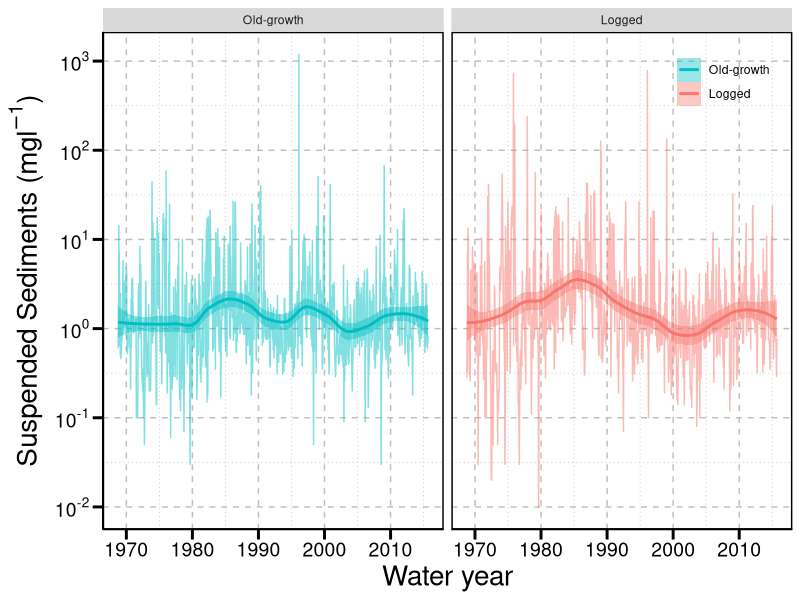
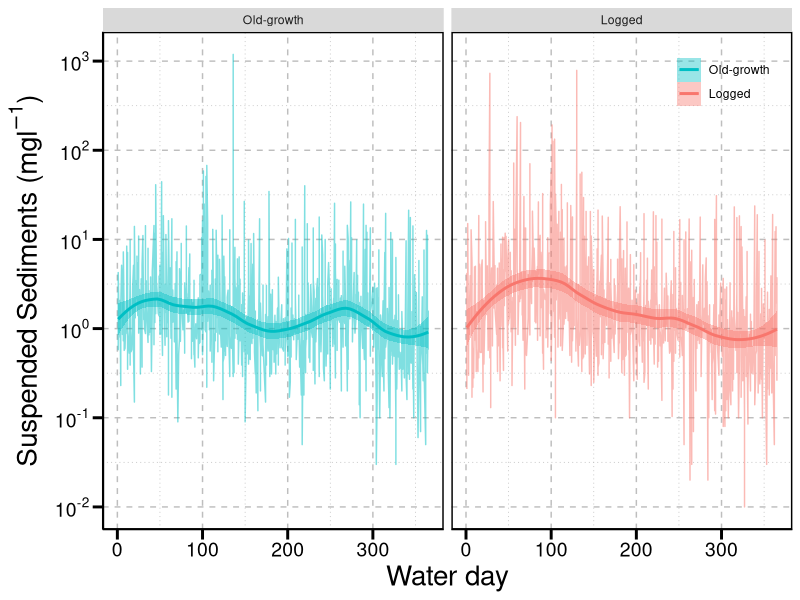
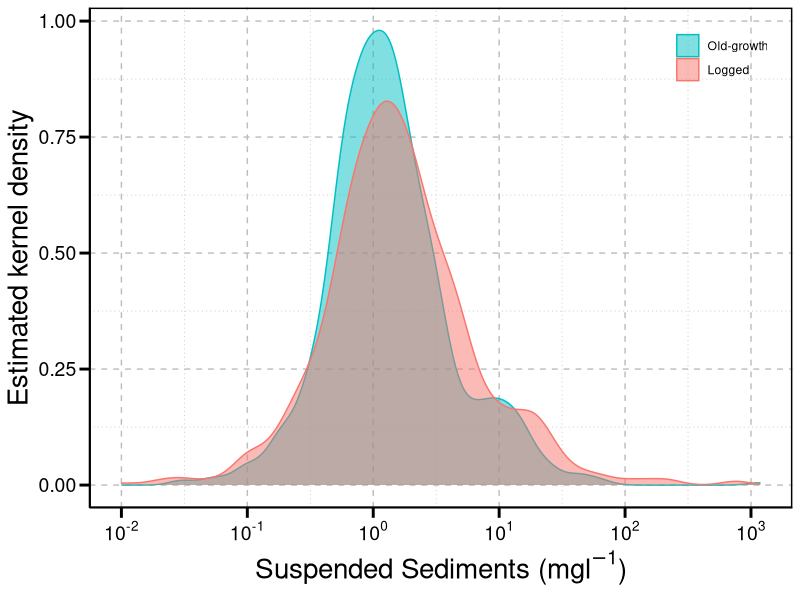
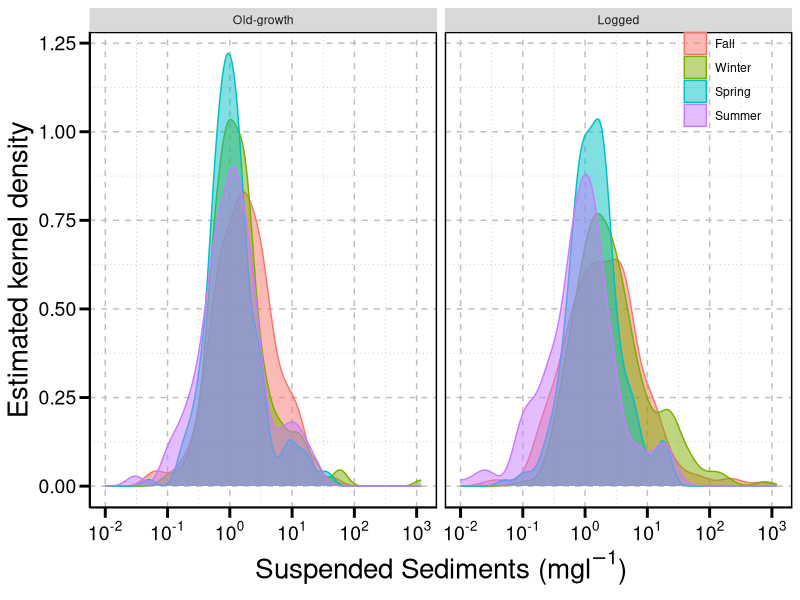
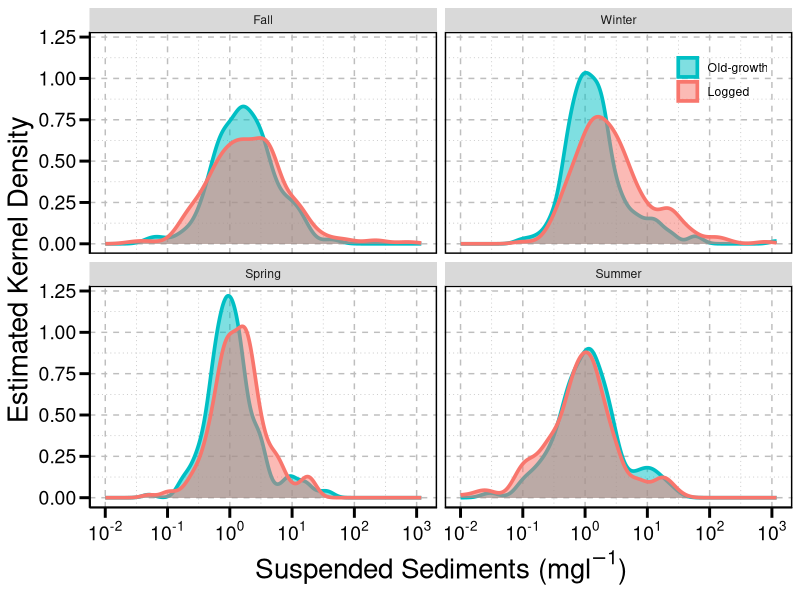

The R script that drew these images, in order:
## ---- chunk 1
library(ggplot2)
library(dplyr)
library(lubridate)
library(scales)
## ---- chunk 2
#Defining a common theme for our graphics
theme_fg = theme(axis.text=element_text(colour="black",size=14),
                 axis.title.y = element_text(size = 20),
                 axis.title.x = element_text(size = 20),
                 panel.grid.minor= element_line(colour = "gray", linetype = "dotted"), 
                 panel.grid.major = element_line(colour = "gray", linetype = "dashed"),
                 panel.border = element_rect(fill=NA, colour = "black", size=1),
                 panel.background=element_blank(),
                 axis.ticks.length = unit(0.254, "cm"),
                 axis.ticks = element_line(colour = "black", size=1), 
                 axis.line = element_line(colour = "black"),
                 legend.position = c(.90,.90),
                 legend.direction = "vertical",
                 legend.background = element_rect(fill=alpha(0.1)),
                 legend.title = element_blank())
## ---- chunk 3
#Loading the data and making some internal arrangement
hjs <- read.csv("220621_fho_hjandrews.csv")
hjs$dt <- as.Date(hjs$dt, origin = "1899-12-30", format = "%Y-%m-%d")
hjs$ws.f <- factor(hjs$ws.f,levels = c("Old-growth","Logged"))
hjs$ssn <- factor(hjs$ssn,levels = c("Fall","Winter","Spring","Summer"))
## ---- chunk 4
dat_tss_fig <- ggplot(hjs, aes(y=sed.mg_l, x= dt, color = ws.f, fill = ws.f))+
  geom_line(alpha=0.5)+
  # geom_point(alpha = 0.5)+
  geom_smooth(span = 0.35)+
  scale_x_date()+
  scale_y_log10(breaks = trans_breaks("log10", function(x) 10^x),
    labels = trans_format("log10", math_format(10^.x)))+ #the function trans_breaks comes with the package scales
  xlab("Water year")+
  ylab(expression(paste("Suspended Sediments (mg",l^{-1}, ")")))+
  scale_color_manual(values = c("#00BFC4","#F8766D"))+
  scale_fill_manual(values = c("#00BFC4","#F8766D"))+
  facet_wrap(~ws.f)+
  theme_fg
dat_tss_fig
## ---- chunk 5
day_tss_fig <- ggplot(hjs, aes(y=sed.mg_l, x= wd, color = ws.f, fill = ws.f))+
  geom_line(alpha=0.5)+
  # geom_point(alpha = 0.5)+
  geom_smooth(span = 0.35)+
  scale_y_log10(breaks = trans_breaks("log10", function(x) 10^x),
    labels = trans_format("log10", math_format(10^.x)))+
  xlab("Water day")+
  ylab(expression(paste("Suspended Sediments (mg",l^{-1}, ")")))+
  scale_color_manual(values = c("#00BFC4","#F8766D"))+
  scale_fill_manual(values = c("#00BFC4","#F8766D"))+
  facet_wrap(~ws.f)+
  theme_fg
day_tss_fig
## ---- chunk 6
hist_tss_fig <- ggplot(hjs, aes(x=sed.mg_l, color = ws.f, fill = ws.f))+
  # geom_histogram(alpha = 0.5)+
  geom_density(alpha = 0.5)+
  scale_x_log10(breaks = trans_breaks("log10", function(x) 10^x),
    labels = trans_format("log10", math_format(10^.x)))+
  # ylab("Frequency")+
  ylab("Estimated kernel density")+
  xlab(expression(paste("Suspended Sediments (mg",l^{-1}, ")")))+
  scale_color_manual(values = c("#00BFC4","#F8766D"))+
  scale_fill_manual(values = c("#00BFC4","#F8766D"))+
  # facet_wrap(~ws.f)+
  theme_fg
hist_tss_fig
## ---- chunk 7
ssn_tss_fig <- ggplot(hjs, aes(x=sed.mg_l, color = ssn, fill = ssn))+
  # geom_histogram(alpha = 0.5)+
  geom_density(alpha = 0.5)+
  scale_x_log10()+
  ylab("Estimated kernel density")+
  xlab(expression(paste("Suspended Sediments (mg",l^{-1}, ")")))+
  scale_x_log10(breaks = trans_breaks("log10", function(x) 10^x),
    labels = trans_format("log10", math_format(10^.x)))+
  facet_wrap(~ws.f)+
  theme_fg
ssn_tss_fig
## ---- chunk 8
ssn_tss_fig <- ggplot(hjs, aes(x=sed.mg_l, color = ws.f, fill = ws.f))+
  # geom_histogram(alpha = 0.5)+
  geom_density(alpha = 0.5, size = 1.25)+
  scale_x_log10(breaks = trans_breaks("log10", function(x) 10^x),
    labels = trans_format("log10", math_format(10^.x)))+
  ylab("Estimated Kernel Density")+
  xlab(expression(paste("Suspended Sediments (mg",l^{-1}, ")")))+
  scale_color_manual(values = c("#00BFC4","#F8766D"))+
  scale_fill_manual(values = c("#00BFC4","#F8766D"))+
  facet_wrap(~ssn)+
  theme_fg
ssn_tss_fig
